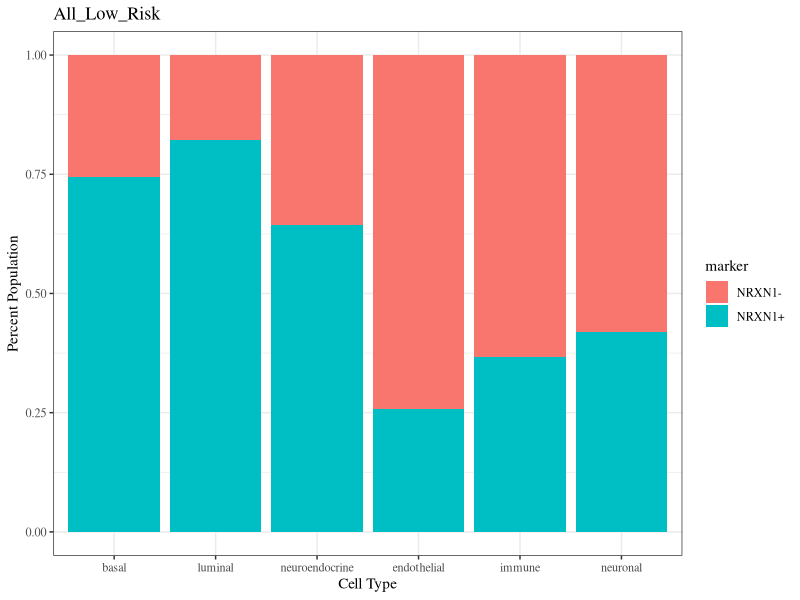
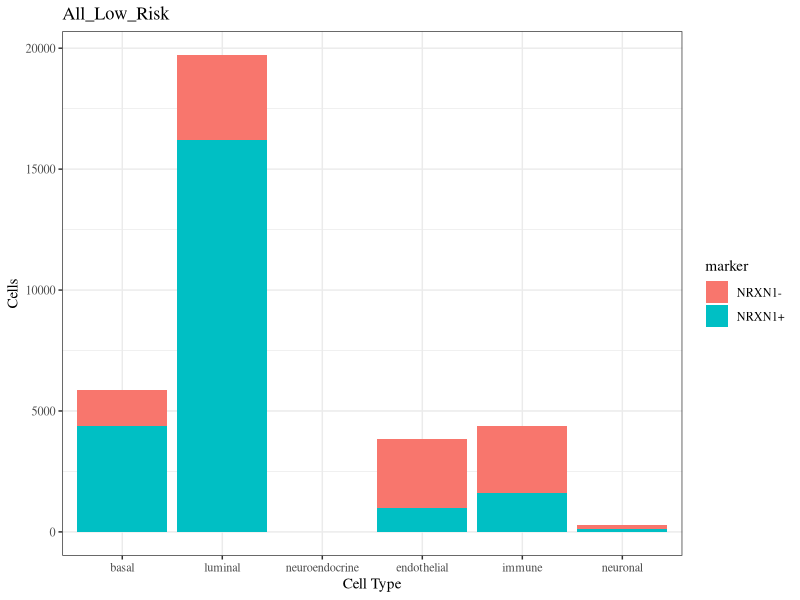

Reproduce these figures in R, in order.
####plotting####

#create a table with the cell types and number of cells that express marker of interest
myDF <- read.table(text="marker basal     luminal    neuroendocrine     endothelial     immune     neuronal
NRXN1+    4364 16203 9 988 1603 119
NRXN1-   1495 3513 5 2855 2762 165", header=TRUE)
View(myDF)

install.packages("tidyverse") #only need to install once
library(scales)
library(ggplot2)
library(reshape2)

DF1 <- melt(myDF, id.var="marker")

#percent population of cell type by marker expression - only need to change the "ggtitle" here
ggplot(DF1, aes(x = variable, y = value, fill = marker))  + geom_bar(stat = 'identity', position = 'fill') +labs(y = "Percent Population", x = "Cell Type") +ggtitle("All_Low_Risk") +theme_bw(base_family = "Times") #optional if you want white background

#amount of cells (cell counts) by cell type by marker expression - only need to change the "ggtitle" here
ggplot(DF1, aes(x = variable, y = value, fill = marker)) + geom_bar(stat = 'identity') +labs(y = "Cells", x = "Cell Type") + ggtitle("All_Low_Risk") +theme_bw(base_family = "Times") #optional if you want white background

#click "export" on the bottom right window and save the plot as tiff